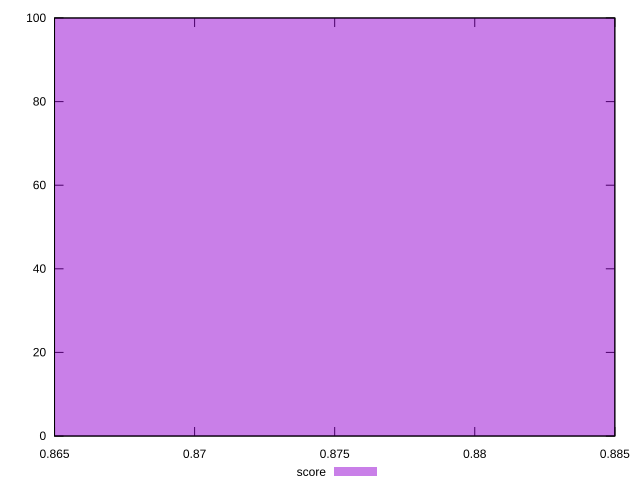

Here is the gnuplot script that generated this plot:
reset
set terminal svg size 640, 490
set output "reprap/uses-text-compression/samples/pages+cached+noexternal+nofonts/score/histogram.svg"

$score <<EOF
0.9 100
EOF

set key outside below
set boxwidth 0.1
set yrange [0:100]
set style fill transparent solid 0.5 noborder

plot \
  $score title "score" with boxes, \


reset
